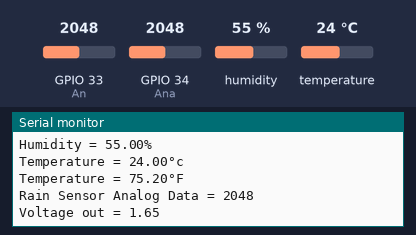
This sketch was run on a simulated ESP32. Shown: the last lines printed to the serial monitor. The inputs (shaded band) are chosen by the test bench; at power-on: GPIO 33 (An) = 2048, GPIO 34 (Ana) = 2048, humidity 55 %, temperature 24 °C.

Above: at 5.0 s.
5.1 s: GPIO 33 (An) set to 1973
At 9.1 s:
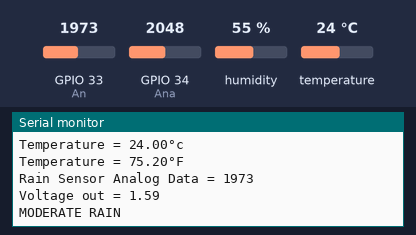
13.3 s: GPIO 34 (Ana) set to 3440
At 15.46 s:
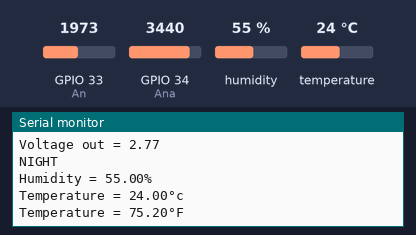
20.6 s: GPIO 33 (An) set to 960
At 24.2 s:
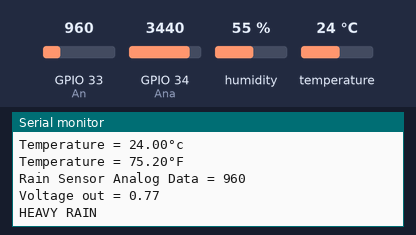
28.1 s: GPIO 34 (Ana) set to 10
35.4 s: GPIO 33 (An) set to 3440
At 39.2 s:
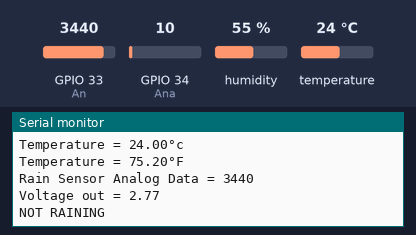
42.9 s: humidity set to 22 %
At 45.13 s:
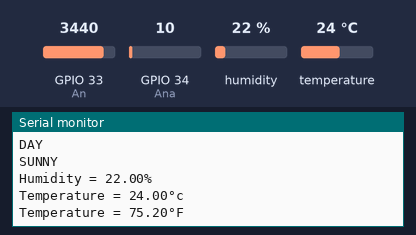
Timing chart, 0 to 46.6 s (numbered marks = the images above; inputs shaded):
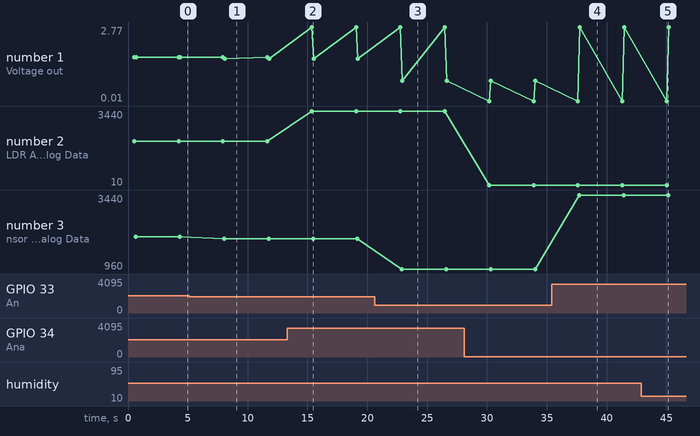

The sketch:

sketch_jul16a_Project_WMS.ino
```cpp
//Project on Weather Monitering System

#include<DHT.h>
#define Dpin 23
#define Ana 34
#define An 33
#define Dtype DHT11

DHT dht(Dpin, Dtype);

void setup()
{
  // put your setup code here, to run once:
  Serial.begin(9600);
  dht.begin();

}

  int ADC_data = 0, An_data = 0;
  float Vout = 0, Vrout = 0;
  float t, h,f;

void loop() {
   delay(500);
    // put your main code here, to run repeatedly:
    h = dht.readHumidity();
    t = dht.readTemperature();
    f = dht.readTemperature(true);

    ADC_data = analogRead(Ana);
    Serial.print("LDR Analog Data = ");
    Serial.println(ADC_data);
    Vout = ((3.3*ADC_data)/4096);
    Serial.print("Voltage out = ");
    Serial.println(Vout);
    delay(100);

      if (ADC_data>= 3000)
   {
     Serial.println("NIGHT");
   }
    else if (ADC_data < 3000)
   {
    Serial.println("DAY");
      if(ADC_data > 110)
      {
        Serial.println("CLOUDY");
      }
      else if(ADC_data < 50)
      {
        Serial.println("SUNNY");
      }
    }

  if(isnan(t)||isnan(h)||isnan(f))
  {
    //isnan->is not a num
    Serial.println("Check the Connection of DHT11.");
    return;
  }
    Serial.print(F("Humidity = "));
    Serial.print(h);
    Serial.println("% ");

    Serial.print(F("Temperature = "));;
    Serial.print(t);
    Serial.println(F("°c "));
    Serial.print(F("Temperature = "));
    Serial.print(f);
    Serial.println(F("°F "));
    Serial.println("");

      An_data = analogRead(An);
    Serial.print("Rain Sensor Analog Data = ");
    Serial.println(An_data);
    Vrout = ((3.3*An_data)/4096);
    Serial.print("Voltage out = ");
    Serial.println(Vrout);

  if (An_data >= 3400)
  {
    Serial.println("NOT RAINING");
  }
  else if (An_data > 1000 && An_data < 2000)
  {
    Serial.println("MODERATE RAIN");
  }
  else if (An_data < 1000)
  {
    Serial.println("HEAVY RAIN");
  }

  delay(3000);

}
```

Measured:
- the behaviour switches between 2000 and 1999 on GPIO 33 (An) (found by bisection; images 0 and 1)
- after the input at 5.1 s, the serial monitor: prints a new line after 2.9 s (image 1)
- after the input at 13.3 s, the serial monitor: prints a new line after 2.1 s (image 2)
- after the input at 20.6 s, the serial monitor: prints a new line after 2.3 s (image 3)
- after the input at 35.4 s, the serial monitor: prints a new line after 2.3 s (image 4)
- after the input at 42.9 s, the serial monitor: prints a new line after 2.2 s (image 5)
- plotted number 1: 1.65 → 1.59 after the input at 5.1 s, 1.59 → 0.77 after the input at 20.6 s, 0.77 → 2.77 after the input at 35.4 s
- plotted number 2: 2048 → 3440 after the input at 13.3 s, 3440 → 10 after the input at 28.1 s
